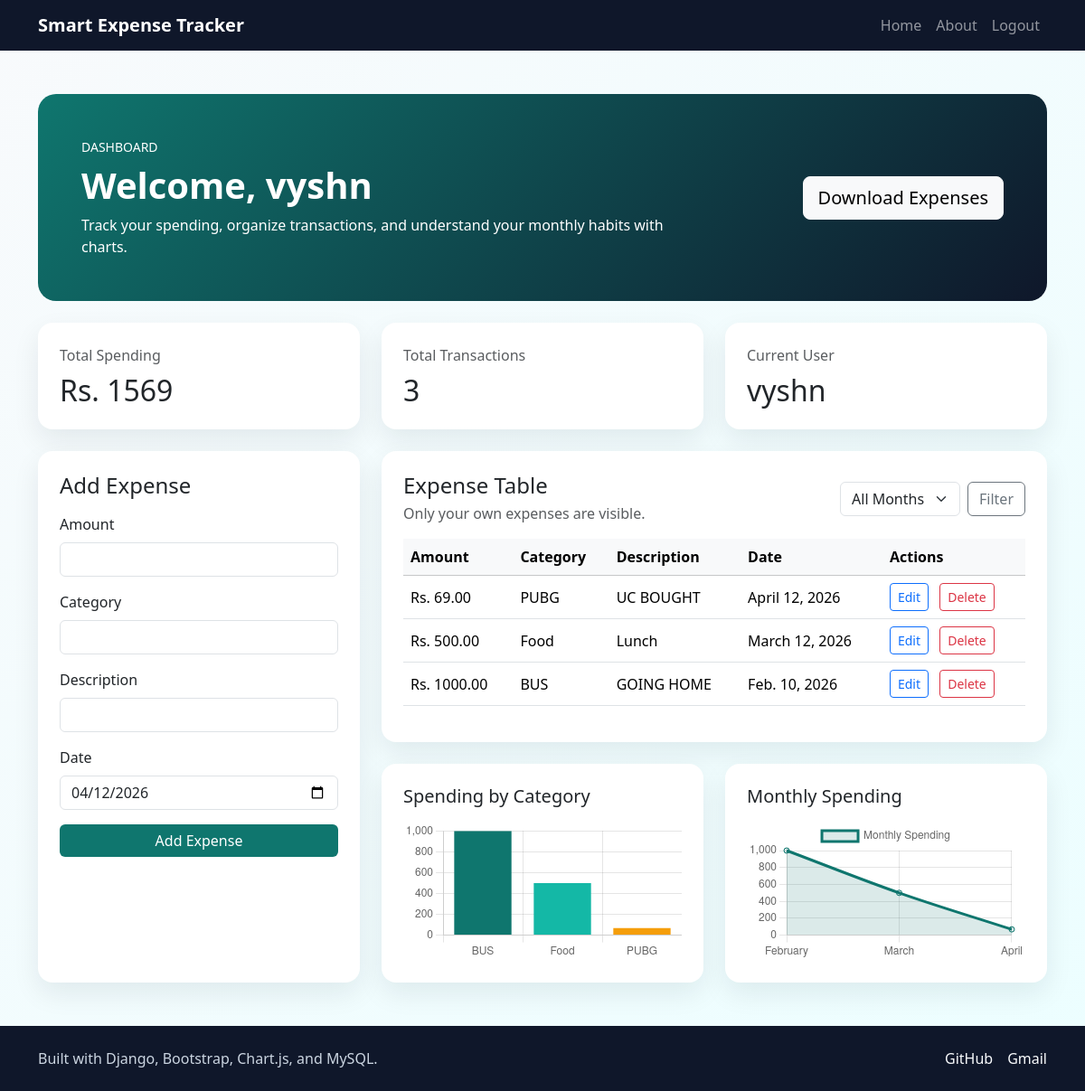
The app's page / (signed in) with its own data.
### expenses/models.py (models this page shows, shortened)
class Expense(models.Model):
    user = models.ForeignKey(settings.AUTH_USER_MODEL, on_delete=models.CASCADE, related_name='expenses')
    amount = models.DecimalField(max_digits=10, decimal_places=2)
    category = models.CharField(max_length=100)
    description = models.CharField(max_length=255)
    date = models.DateField()
    class Meta:
        ordering = ['-date', '-id']

### expenses/views.py (the view)
# urls.py: path('', home_view, name='home'),
@login_required
def home_view(request):
    selected_month = request.GET.get('month', '')
    if request.method == 'POST':
        form = ExpenseForm(request.POST)
        if form.is_valid():
            expense = form.save(commit=False)
            expense.user = request.user
            expense.save()
            messages.success(request, 'Expense added successfully.')
            return redirect('home')
    else:
        form = ExpenseForm(initial={'date': date.today()})
    user_expenses = Expense.objects.filter(user=request.user)
    filtered_expenses = user_expenses
    if selected_month and selected_month.isdigit():
        filtered_expenses = filtered_expenses.filter(date__month=int(selected_month))
    summary = filtered_expenses.aggregate(total_spending=Sum('amount'), total_transactions=Count('id'))
    category_data = filtered_expenses.values('category').annotate(total=Sum('amount')).order_by('category')
    monthly_data = user_expenses.annotate(month=ExtractMonth('date')).values('month').annotate(total=Sum('amount')).order_by('month')
    categories = [item['category'] for item in category_data]
    totals = [float(item['total']) for item in category_data]
    months = [calendar.month_name[item['month']] for item in monthly_data if item['month']]
    month_totals = [float(item['total']) for item in monthly_data]
    context = {'form': form, 'expenses': filtered_expenses, 'selected_month': selected_month, 'month_choices': list(enumerate(calendar.month_name))[1:], 'total_spending': summary['total_spending'] or 0, 'total_transactions': summary['total_transactions'] or 0, 'categories': categories, 'totals': totals, 'months': months, 'month_totals': month_totals}
    return render(request, 'home.html', context)

### expenses/forms.py
class ExpenseForm(forms.ModelForm):
    class Meta:
        model = Expense
        fields = ['amount', 'category', 'description', 'date']
        widgets = {
            'amount': forms.NumberInput(attrs={'step': '0.01'}),
            'date': StyledDateInput(),
        }

### expenses/templates/home.html (shortened to what this page needs)
{% extends 'base.html' %}
{% block content %}
<section class='hero-box p-4 p-lg-5 mb-4'>
<div class='row align-items-center g-4'>
<div class='col-lg-8'>
<p class='text-uppercase small mb-2'>Dashboard</p>
<h1 class='display-6 fw-bold'>Welcome, {{ request.user.username }}</h1>
<p class='mb-0'>Track your spending, organize transactions, and understand your monthly habits with charts.</p>
</div>
<div class='col-lg-4 text-lg-end'>
<a class='btn btn-light btn-lg' href='{% url 'download_csv' %}'>Download Expenses</a>
</div>
</div>
</section>
<section class='row g-4 mb-4'>
<div class='col-md-4'><div class='card brand-card p-4 h-100'><p class='text-muted mb-2'>Total Spending</p><h2 class='mb-0'>Rs. {{ total_spending }}</h2></div></div>
<div class='col-md-4'><div class='card brand-card p-4 h-100'><p class='text-muted mb-2'>Total Transactions</p><h2 class='mb-0'>{{ total_transactions }}</h2></div></div>
<div class='col-md-4'><div class='card brand-card p-4 h-100'><p class='text-muted mb-2'>Current User</p><h2 class='mb-0'>{{ request.user.username }}</h2></div></div>
</section>
<section class='row g-4'>
<div class='col-xl-4'>
<div class='card brand-card p-4 h-100'>
<h3 class='h4 mb-3'>Add Expense</h3>
<form method='post'>
<div class='mb-3'><label class='form-label'>Amount</label>{{ form.amount }}</div>
<div class='mb-3'><label class='form-label'>Category</label>{{ form.category }}</div>
<div class='mb-3'><label class='form-label'>Description</label>{{ form.description }}</div>
<div class='mb-3'><label class='form-label'>Date</label>{{ form.date }}</div>
<button type='submit' class='btn btn-brand w-100'>Add Expense</button>
</form>
</div>
</div>
<div class='col-xl-8'>
<div class='card brand-card p-4 mb-4'>
<div class='d-flex flex-column flex-lg-row justify-content-between align-items-lg-center gap-3 mb-3'>
<div><h3 class='h4 mb-1'>Expense Table</h3><p class='text-muted mb-0'>Only your own expenses are visible.</p></div>
<form method='get' class='d-flex gap-2'>
<select name='month' class='form-select'>
<option value=''>All Months</option>
</select>
<button type='submit' class='btn btn-outline-secondary'>Filter</button>
</form>
</div>
<div class='table-responsive'>
<table class='table table-hover align-middle'>
<thead class='table-light'><tr><th>Amount</th><th>Category</th><th>Description</th><th>Date</th><th>Actions</th></tr></thead>
<tbody>
{% for expense in expenses %}
<tr><td>Rs. {{ expense.amount }}</td><td>{{ expense.category }}</td><td>{{ expense.description }}</td><td>{{ expense.date }}</td><td><a class='btn btn-sm btn-outline-primary me-2' href='{% url 'edit_expense' expense.id %}'>Edit</a> <a class='btn btn-sm btn-outline-danger' href='{% url 'delete_expense' expense.id %}'>Delete</a></td></tr>
{% empty %}
<tr><td colspan='5' class='text-center py-4'>No expenses found.</td></tr>
{% endfor %}
</tbody>
</table>
</div>
</div>
<div class='row g-4'>
<div class='col-lg-6'><div class='card brand-card p-4 h-100'><h3 class='h5 mb-3'>Spending by Category</h3><canvas id='categoryChart'></canvas></div></div>
<div class='col-lg-6'><div class='card brand-card p-4 h-100'><h3 class='h5 mb-3'>Monthly Spending</h3><canvas id='monthlyChart'></canvas></div></div>
</div>
</div>
</section>
{% endblock %}
{% block extra_js %}
<script>
const categories = [{% for item in categories %}'{{ item }}'{% if not forloop.last %}, {% endif %}{% endfor %}];
const totals = [{% for item in totals %}{{ item }}{% if not forloop.last %}, {% endif %}{% endfor %}];
const months = [{% for item in months %}'{{ item }}'{% if not forloop.last %}, {% endif %}{% endfor %}];
const monthTotals = [{% for item in month_totals %}{{ item }}{% if not forloop.last %}, {% endif %}{% endfor %}];
document.querySelectorAll('input, select, textarea').forEach(function(element) { if (!element.classList.contains('btn')) { element.classList.add('form-control'); } });
new Chart(document.getElementById('categoryChart'), { type: 'bar', data: { labels: categories, datasets: [{ label: 'Amount', data: totals, backgroundColor: ['#0f766e', '#14b8a6', '#f59e0b', '#0f172a'] }] }, options: { responsive: true, plugins: { legend: { display: false } }, scales: { y: { beginAtZero: true } } } });
new Chart(document.getElementById('monthlyChart'), { type: 'line', data: { labels: months, datasets: [{ label: 'Monthly Spending', data: monthTotals, borderColor: '#0f766e', backgroundColor: 'rgba(15, 118, 110, 0.15)', fill: true, tension: 0.35 }] }, options: { responsive: true, scales: { y: { beginAtZero: true } } } });
</script>
{% endblock %}

### expenses/templates/base.html (shortened to what this page needs)
<!DOCTYPE html>
<html lang='en'>
<head>
    <link href='https://cdn.jsdelivr.net/npm/bootstrap@5.3.3/dist/css/bootstrap.min.css' rel='stylesheet'>
</head>
<body>
    <nav class='navbar navbar-expand-lg navbar-dark'>
        <div class='container'>
            <a class='navbar-brand fw-bold' href='{% url "home" %}'>Smart Expense Tracker</a>
            <div class='collapse navbar-collapse' id='mainNav'>
                <ul class='navbar-nav ms-auto'>
                    <li class='nav-item'><a class='nav-link' href='{% url "home" %}'>Home</a></li>
                    <li class='nav-item'><a class='nav-link' href='{% url "about" %}'>About</a></li>
                    {% if user.is_authenticated %}
                        <li class='nav-item'><a class='nav-link' href='{% url "logout" %}'>Logout</a></li>
                    {% else %}
                        <li class='nav-item'><a class='nav-link' href='{% url "login" %}'>Login</a></li>
                        <li class='nav-item ms-lg-2'><a class='btn btn-sm btn-brand' href='{% url "register" %}'>Register</a></li>
                    {% endif %}
                </ul>
            </div>
        </div>
    </nav>
    <main class='page-shell py-4 py-lg-5'>
        <div class='container'>
            {% block content %}{% endblock %}
        </div>
    </main>
    <footer class='py-4 mt-auto'>
        <div class='container d-flex flex-column flex-md-row justify-content-between align-items-center gap-2'>
            <p class='mb-0'>Built with Django, Bootstrap, Chart.js, and MySQL.</p>
            <div class='d-flex gap-3'>
                <a href='https://github.com/Vyshnavi132005' target='_blank' rel='noreferrer'>GitHub</a>
                <a href='mailto:vyshnavihoney08@gmail.com'>Gmail</a>
            </div>
        </div>
    </footer>
    {% block extra_js %}{% endblock %}
</body>
</html>

### expenses/templates/base.html (style rules this page uses)
body { background: linear-gradient(135deg, #f8fafc, #ecfeff); min-height: 100vh; display: flex; flex-direction: column; }
.page-shell { flex: 1; }
.navbar { background: #0f172a; }
.brand-card { border: 0; border-radius: 1rem; box-shadow: 0 12px 30px rgba(15, 23, 42, 0.08); transition: transform 0.2s ease, box-shadow 0.2s ease; }
.hero-box { background: linear-gradient(135deg, #0f766e, #0f172a); color: white; border-radius: 1.25rem; }
.btn-brand { background: #0f766e; color: white; border: none; transition: transform 0.2s ease, box-shadow 0.2s ease; }
footer { background: #0f172a; color: #cbd5e1; }
footer a { color: #f8fafc; text-decoration: none; }

### records on screen
Expense: amount "69.00", category "PUBG", description "UC BOUGHT", date "April 12, 2026"
Expense: amount "500.00", category "Food", description "Lunch", date "March 12, 2026"
Expense: amount "1000.00", category "BUS", description "GOING HOME", date "Feb. 10, 2026"

### other values on screen
{{ request.user.username }} "vyshn"
{{ total_spending }} "1569"
{{ total_transactions }} "3"
chart data {{ item }} BUS, Food, PUBG
chart data {{ item }} 1000.0, 500.0, 69.0
chart data {{ item }} February, March, April
